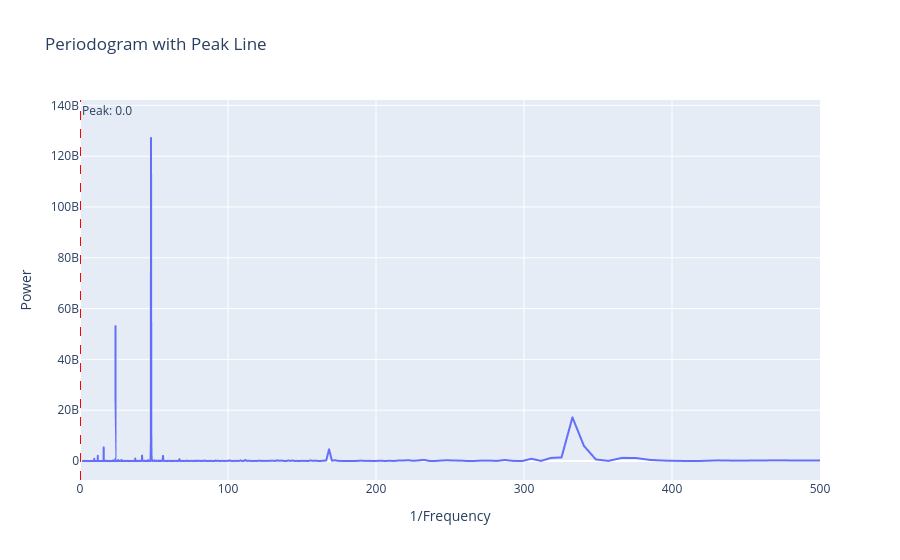

Notebook source saved alongside this figure:
### Code cell
# Produce linear regresssion with time features

# Split data into training and test data
train_df = df['2024-01-01':'2024-10-31']
test_df = df['2024-11-01':'2024-12-31']

# Plot periodogram
from scipy import signal

frequencies, power_density = signal.periodogram(train_df['ND'])

#remove first entry
frequencies = frequencies[1:]
power_density = power_density[1:]

#Find the peak frequency
peak_freq = frequencies[np.argmax(power_density)]


fig = px.line(
    x=1/frequencies, 
    y=power_density, 
    labels={'x': '1/Frequency', 'y': 'Power'},
    title='Periodogram with Peak Line',
    range_x=[0,500]
)

# 5. Add the vertical peak line
fig.add_vline(
    x=peak_freq, 
    line_dash="dash", 
    line_color="red", 
    annotation_text=f"Peak: {peak_freq:.1f}",
    annotation_position="top right"
)

fig.show()

# Create linear regression that utilises the daily, & weekly frequencies 
# From periodogram identified harmonics of half day and half-week so for fourier features
from statsmodels.tsa.deterministic import DeterministicProcess, CalendarFourier
from sklearn.linear_model import LinearRegression

fourier_daily = CalendarFourier(freq="D", order=2)
fourier_weekly = CalendarFourier(freq="W", order=2)

dp = DeterministicProcess(
    index=train_df.index,
    constant=False,
    order=0,
    additional_terms=[fourier_daily, fourier_weekly],
    drop=True,
)

X_train = dp.in_sample()
#print(X_train.columns.tolist())

# Compute X values for testing  
dp_test = DeterministicProcess(
    index=test_df.index,
    constant=False,
    order=0,
    additional_terms=[fourier_daily, fourier_weekly],
    drop=True,
)

X_test = dp_test.in_sample()

# Do linear regression
model = LinearRegression()
model.fit(X_train,train_df['ND'])

y_pred = pd.Series(model.predict(X_train), index=X_train.index)
y_fore = pd.Series(model.predict(X_test), index=X_test.index)

# In sample fit
## Mean Absolute Error
mae_in_sample = np.mean(np.abs(df['ND'] - y_pred))
## Root Mean Square error
RMSE_in_sample = np.sqrt(np.mean((df['ND'] - y_pred)**2))

#Out of sample fit
## Mean Absolute Error
mae_out_sample = np.mean(np.abs(df['ND'] - y_fore))
## Root Mean Square error
RMSE_out_sample = np.sqrt(np.mean((df['ND'] - y_fore)**2))

print('In sample metrics:')
print(mae_in_sample)
print(RMSE_in_sample)

print('Out of sample metrics:')
print(mae_out_sample)
print(RMSE_out_sample)

### Figure 1 — Plotly figure (JSON) as saved in the notebook; plotly's stock layout.template omitted (floating-point values rounded to 4 significant figures; data arrays with more than 128 entries replaced by an {"elided": "..."} marker saying what was removed)
{"data": [{"hovertemplate": "1/Frequency=%{x}<br>Power=%{y}<extra></extra>", "legendgroup": "", "line": {"color": "#636efa", "dash": "solid"}, "marker": {"symbol": "circle"}, "mode": "lines", "name": "", "showlegend": false, "type": "scattergl", "x": {"elided": "7320 float values"}, "xaxis": "x", "y": {"elided": "7320 float values"}, "yaxis": "y"}], "layout": {"annotations": [{"showarrow": false, "text": "Peak: 0.0", "x": 6.831e-05, "xanchor": "left", "xref": "x", "y": 1, "yanchor": "top", "yref": "y domain"}], "legend": {"tracegroupgap": 0}, "shapes": [{"line": {"color": "red", "dash": "dash"}, "type": "line", "x0": 6.831e-05, "x1": 6.831e-05, "xref": "x", "y0": 0, "y1": 1, "yref": "y domain"}], "title": {"text": "Periodogram with Peak Line"}, "xaxis": {"anchor": "y", "domain": [0, 1], "range": [0, 500], "title": {"text": "1/Frequency"}}, "yaxis": {"anchor": "x", "domain": [0, 1], "title": {"text": "Power"}}}}
